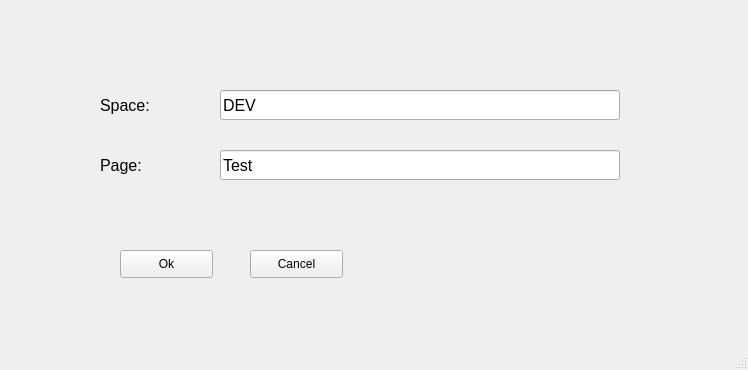
<?xml version="1.0" encoding="UTF-8"?>
<ui version="4.0">
 <class>MainWindow</class>
 <widget class="QMainWindow" name="MainWindow">
  <property name="geometry">
   <rect>
    <x>0</x>
    <y>0</y>
    <width>748</width>
    <height>370</height>
   </rect>
  </property>
  <property name="windowTitle">
   <string>MainWindow</string>
  </property>
  <widget class="QWidget" name="centralwidget">
   <widget class="QLineEdit" name="space_field">
    <property name="geometry">
     <rect>
      <x>220</x>
      <y>90</y>
      <width>400</width>
      <height>30</height>
     </rect>
    </property>
    <property name="font">
     <font>
      <pointsize>12</pointsize>
     </font>
    </property>
    <property name="text">
     <string>DEV</string>
    </property>
   </widget>
   <widget class="QLabel" name="label">
    <property name="geometry">
     <rect>
      <x>100</x>
      <y>90</y>
      <width>111</width>
      <height>31</height>
     </rect>
    </property>
    <property name="font">
     <font>
      <pointsize>12</pointsize>
     </font>
    </property>
    <property name="text">
     <string>Space:</string>
    </property>
   </widget>
   <widget class="QLabel" name="label_2">
    <property name="geometry">
     <rect>
      <x>100</x>
      <y>150</y>
      <width>101</width>
      <height>30</height>
     </rect>
    </property>
    <property name="font">
     <font>
      <pointsize>12</pointsize>
     </font>
    </property>
    <property name="text">
     <string>Page:</string>
    </property>
   </widget>
   <widget class="QLineEdit" name="page_field">
    <property name="geometry">
     <rect>
      <x>220</x>
      <y>150</y>
      <width>400</width>
      <height>30</height>
     </rect>
    </property>
    <property name="font">
     <font>
      <pointsize>12</pointsize>
     </font>
    </property>
    <property name="text">
     <string>Test</string>
    </property>
   </widget>
   <widget class="QPushButton" name="cancel_button">
    <property name="geometry">
     <rect>
      <x>250</x>
      <y>250</y>
      <width>93</width>
      <height>28</height>
     </rect>
    </property>
    <property name="text">
     <string>Cancel</string>
    </property>
   </widget>
   <widget class="QPushButton" name="ok_button">
    <property name="geometry">
     <rect>
      <x>120</x>
      <y>250</y>
      <width>93</width>
      <height>28</height>
     </rect>
    </property>
    <property name="text">
     <string>Ok</string>
    </property>
   </widget>
  </widget>
  <widget class="QMenuBar" name="menubar">
   <property name="geometry">
    <rect>
     <x>0</x>
     <y>0</y>
     <width>748</width>
     <height>26</height>
    </rect>
   </property>
  </widget>
  <widget class="QStatusBar" name="statusbar"/>
 </widget>
 <resources/>
 <connections/>
</ui>
